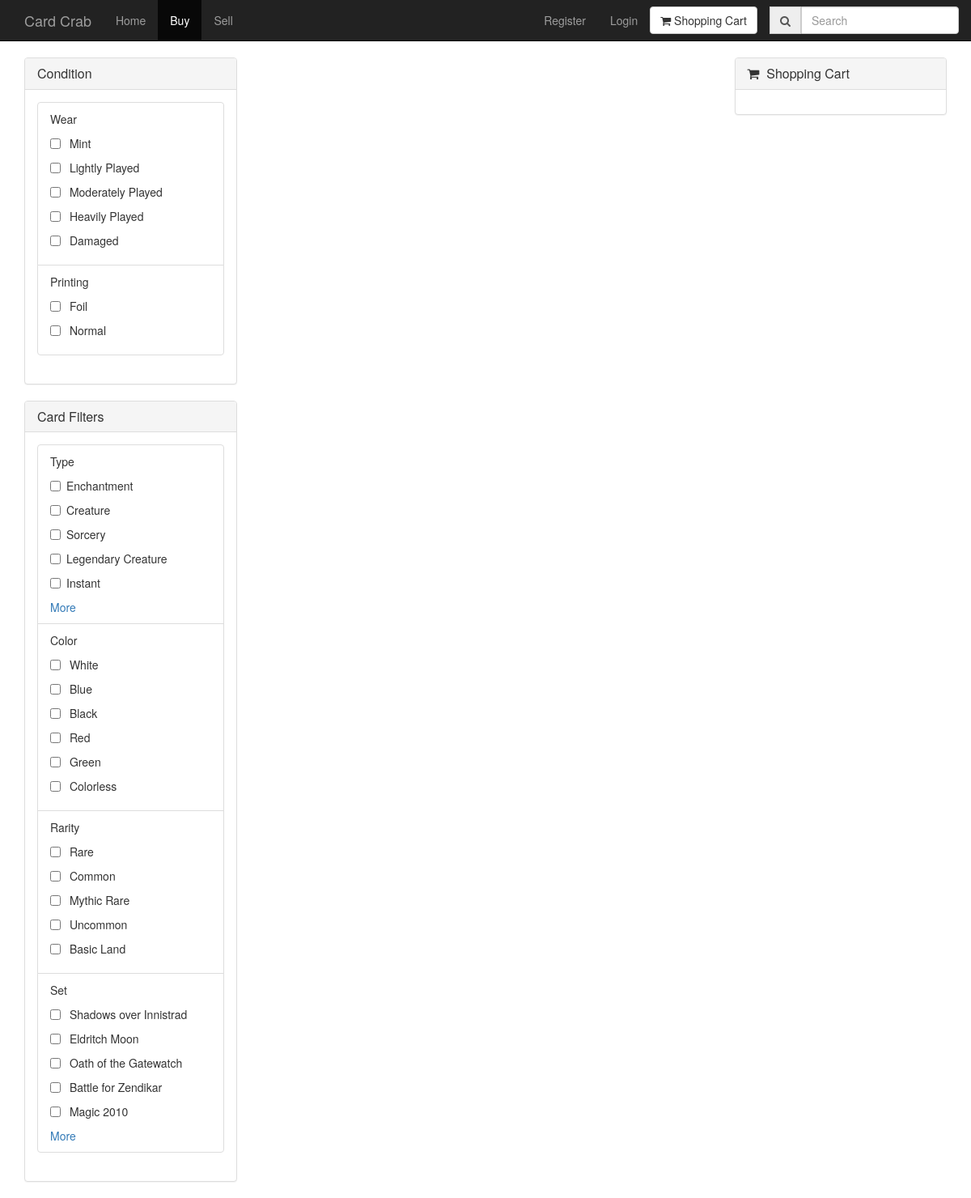
The app's page /search/ with its own data.
### CardCrab/models.py (models this page shows)
class CardWear(models.Model):
    name = models.TextField()
    def __str__(self):
        return self.name

class CardPrint(models.Model):
    name = models.TextField()
    def __str__(self):
        return self.name

class CardType(models.Model):
    name = models.TextField()
    def __str__(self):
        return self.name

class CardColor(models.Model):
    name = models.TextField()
    def __str__(self):
        return self.name

class CardRarity(models.Model):
    name = models.TextField()
    def __str__(self):
        return self.name

class CardSet(models.Model):
    name = models.TextField()
    def __str__(self):
        return self.name

### CardCrab/views.py (the view)
# urls.py: url(r'^search/', views.search, name='search'),
def search(request):
    filters = {'wear': CardWear.objects.all(), 'print': CardPrint.objects.all(), 'color': CardColor.objects.all(),
               'rarity': CardRarity.objects.all(), 'set': CardSet.objects.all(), 'type': CardType.objects.all()}
    search_text = None
    if request.method == 'POST':
        search_text = request.POST.get('search_text')
    print(search_text)
    context = {'filters': filters, 'search_text': search_text}
    return render(request, 'search.html', context)

### templates/search.html (shortened to what this page needs)
{% extends 'base.html' %}
{% load staticfiles %}
{% block content %}
        <div class="section">
            <div class="container">
                <div class="row">
                    <div class="col-md-3">
                        <form id="filter_form" name="filter_form" method="post" target="{% url 'search_body' %}">
                        <div class="panel panel-default">
                            <div class="panel-heading">
                                <h3 class="panel-title">Condition</h3>
                            </div>
                            <div class="panel-body">
                                <ul class="list-group">
                                    <li class="list-group-item">
                                        Wear
                                        <ul class="media-list">
                                            {% for wear in filters.wear %}
                                            <li>
                                                <div class="checkbox">
                                                    <label>
                                                        <input type="checkbox" name = "wear" value = "{{wear.id}}">&nbsp;{{ wear }}
                                                    </label>
                                                </div>
                                            </li>
                                            {% endfor %}
                                        </ul>
                                    </li>
                                    <li class="list-group-item">
                                        Printing
                                        <ul class="media-list">
                                            {% for print in filters.print %}
                                            <li>
                                                <div class="checkbox">
                                                    <label>
                                                        <input type="checkbox" name = "printing" value = "{{ print.id }}">&nbsp;{{ print }}
                                                    </label>
                                                </div>
                                            </li>
                                            {% endfor %}
                                        </ul>
                                    </li>
                                </ul>
                            </div>
                        </div>
                        <div class="panel panel-default">
                            <div class="panel-heading">
                                <h3 class="panel-title">Card Filters</h3>
                            </div>
                            <div class="panel-body">
                                <ul class="list-group">
                                    <li class="list-group-item">
                                        Type
                                        <ul class="media-list">
                                            {% for type in filters.type %}
                                            <li>
                                                <div class="checkbox">
                                                    <label>
                                                        <input type="checkbox" name="type" value="{{type.id}}"> {{ type }}
                                                    </label>
                                                </div>
                                            </li>
                                            {% endfor %}
                                            <a onclick="moreLess(this)" style="cursor: pointer;" data-toggle="collapse" data-target="#more_types">More</a>
                                        </ul>
                                    </li>
                                    <li class="list-group-item">
                                        Color
                                        <ul class="media-list">
                                            {% for color in filters.color %}
                                            <li>
                                                <div class="checkbox">
                                                    <label>
                                                        <input type="checkbox" name="color" value="{{color.id}}">&nbsp;{{ color }}
                                                    </label>
                                                </div>
                                            </li>
                                            {% endfor %}
                                        </ul>
                                    </li>
                                    <li class="list-group-item">
                                        Rarity
                                        <ul class="media-list">
                                           {% for rarity in filters.rarity %}
                                            <li>
                                                <div class="checkbox">
                                                    <label>
                                                        <input type="checkbox" name="rarity" value="{{rarity.id}}">&nbsp;{{ rarity }}
                                                    </label>
                                                </div>
                                            </li>
                                            {% endfor %}
                                        </ul>
                                    </li>
                                    <li class="list-group-item">
                                        Set
                                        <ul class="media-list">
                                            {% for set in filters.set %}
                                            <li>
                                                <div class="checkbox">
                                                    <label>
                                                        <input type="checkbox" name="set" value="{{set.id}}">&nbsp;{{ set }}
                                                    </label>
                                                </div>
                                            </li>
                                            {% endfor %}
                                            <a onclick="moreLess(this)" style="cursor: pointer;" data-toggle="collapse" data-target="#more_sets">More</a>
                                        </ul>
                                    </li>
                                </ul>
                            </div>
                        </div>
                        </form>
                    </div>
                    <div id="search_body" class="col-md-6">
                    </div>
                    <div class="col-md-3">
                        <div class="panel panel-default">
                            <div class="panel-heading">
                                <h3 class="panel-title"><i class="fa fa-shopping-cart"></i>&nbsp;&nbsp;Shopping Cart</h3>
                            </div>
                            <div id="cart_section" class="panel-body">
                            </div>
                        </div>
                    </div>
                </div>
            </div>
        </div>
  {% endblock %}

### templates/base.html (shortened to what this page needs)
<!DOCTYPE html>
{% load staticfiles %}
<html>
    <head>
        <link rel="stylesheet" type="text/css" href="{% static 'css/styles.css' %}"/>
         <link rel="stylesheet" type="text/css" href="{% static 'css/bootstrap.css' %}"/>
        <link href="http://cdnjs.cloudflare.com/ajax/libs/font-awesome/4.3.0/css/font-awesome.min.css" rel="stylesheet"
              type="text/css">
    </head>
    <body>
        <header>
            {% include 'navbar.html' %}
        </header>
        <main>
            {% block content %}
            {% endblock %}
        </main>
    </body>
</html>

### templates/navbar.html (shortened to what this page needs)
{% load staticfiles %}
<div class="navbar navbar-default navbar-inverse navbar-static-top">
            <div class="container">
                <div class="navbar-header">
                    <a class="navbar-brand" href="{% url 'index' %}">
                        <span>Card Crab</span>
                    </a>
                </div>
                <div class="collapse navbar-collapse" id="navbar-ex-collapse">
                    <ul class="nav navbar-nav navbar-left">
                        <li id = "home_label">
                            <a href="{% url 'index' %}">Home</a>
                        </li>
                        <li id = "cards_label">
                            <a href="{% url 'search' %}">Buy</a>
                        </li>
                        {% if user.is_authenticated %}
                        <li class = "dropdown">
                            <a class = "dropdown-toggle" data-toggle="dropdown" href="#">Sell<span class = "caret"></span></a>
                            <ul class = "dropdown-menu">
                                <li><a href="{% url 'my_store' %}">My Store</a></li>
                                <li><a href="#" onclick="open_sell_card()">Add Card for Sale</a></li>
                            </ul>
                        </li>
                        {% else %}
                        <li id = "cards_label">
                            <a href="{% url 'my_store' %}">Sell</a>
                        </li>
                        {% endif %}
                    </ul>
                    <div class="nav navbar-nav navbar-group navbar-right">
                        <a href = "{% url 'checkout' %}" class="navbar-btn btn btn-default" type="button">
                            <i class="fa fa-shopping-cart" aria-hidden="true"></i>
                            <span>Shopping Cart</span>
                        </a>
                        <div class="navbar-form navbar-right" role="search">
                            <form class="form-group input-group" method = 'post' action="{% url 'search' %}">
                                <span class="input-group-addon">
                                    <i class="fa fa-search" aria-hidden="true"></i>
                                </span>
                                <input type="text" id="search_box" name="search_text" class="form-control input-md" placeholder="Search" value="{{ search_text|default:'' }}">
                            </form>
                        </div>
                    </div>
                    <ul class="nav navbar-nav navbar-group navbar-right">
                        {% if user.is_authenticated %}
                        <li>
                            <p class="nav-text">Hello, {{ user.first_name }}</p>
                        </li>
                        <!--
                        <li>
                            <a href="#" onclick="profile()">Profile</a>
                        </li>
                        -->
                        <li>
                            <a href="#" onclick="logout()">Logout</a>
                        </li>
                    {% else %}
                        <li >
                            <a href="#" onclick="open_register()">Register</a>
                        </li>
                        <li>
                            <a href="#" onclick="open_login()">Login</a>
                        </li>
                        {% endif %}
                </ul>
            </div>
        </div>

### records on screen
CardWear: name "Mint"
CardWear: name "Lightly Played"
CardWear: name "Moderately Played"
CardWear: name "Heavily Played"
CardWear: name "Damaged"
CardPrint: name "Foil"
CardPrint: name "Normal"
CardType: name "Enchantment"
CardType: name "Creature"
CardType: name "Sorcery"
CardType: name "Legendary Creature"
CardType: name "Instant"
CardColor: name "White"
CardColor: name "Blue"
CardColor: name "Black"
CardColor: name "Red"
CardColor: name "Green"
CardColor: name "Colorless"
CardRarity: name "Rare"
CardRarity: name "Common"
CardRarity: name "Mythic Rare"
CardRarity: name "Uncommon"
CardRarity: name "Basic Land"
CardSet: name "Shadows over Innistrad"
CardSet: name "Eldritch Moon"
CardSet: name "Oath of the Gatewatch"
CardSet: name "Battle for Zendikar"
CardSet: name "Magic 2010"
